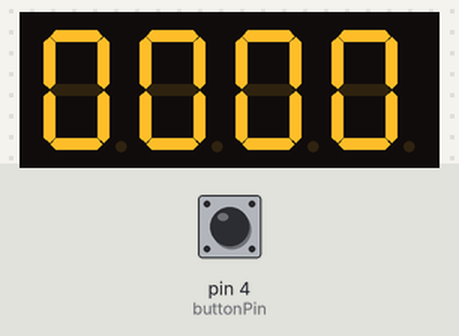
Recording of a sketch running on a simulated Arduino Uno, built with avr-gcc and run on an emulated ATmega328P. On the bench: 4-digit seven-segment display. Inputs (shaded band) come from the test bench; at power-on: pin 4 (buttonPin) HIGH. Not simulated (calls return 0 or success): arduino_secrets.h.

Above: at 1.2 s.
1.3 s: pin 4 (buttonPin) pulled LOW for 0.15 s
At 1.8 s:
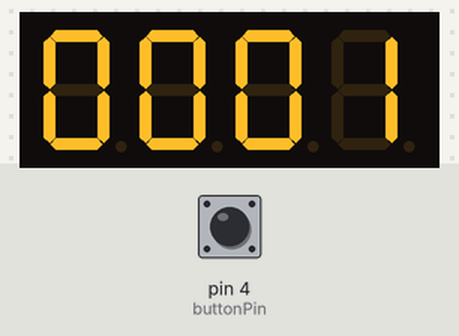
2.9 s: pin 4 (buttonPin) pulled LOW for 1 s
At 4.2 s:
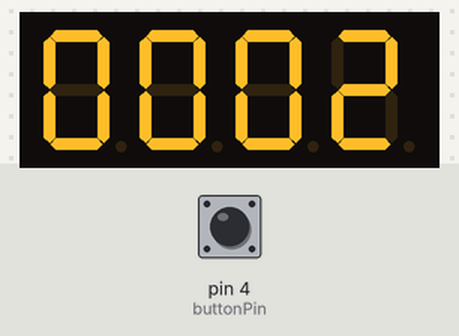
5.4 s: pin 4 (buttonPin) pulled LOW for 0.15 s
At 5.8 s:
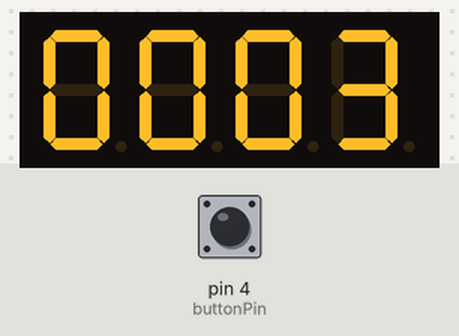
7.0 s: pin 4 (buttonPin) pulled LOW for 1 s
At 8.2 s:
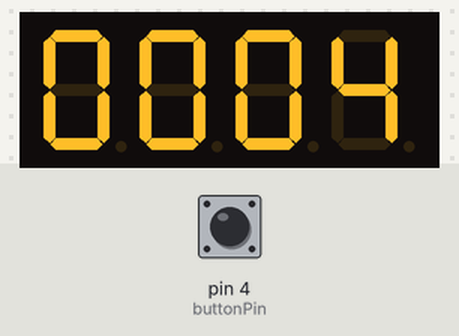
Timing chart, 0 to 10.0 s (numbered marks = the images above; inputs shaded):
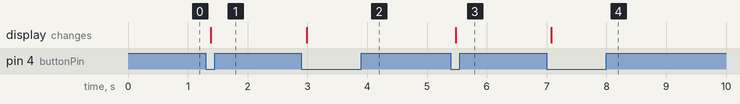

Measured:
- after the input at 1.3 s, the display: changes after 0.09 s (image 1)
- after the input at 2.9 s, the display: changes after 0.09 s (image 2)
- after the input at 5.4 s, the display: changes after 0.08 s (image 3)
- after the input at 7.0 s, the display: changes after 0.08 s (image 4)

The sketch:

Push_Button_Counter_on_7-Segment.ino
```cpp
#include "arduino_secrets.h"

#include <TM1637Display.h>

// Define connections to TM1637
#define CLK 2  // CLK pin connected to D2
#define DIO 3  // DIO pin connected to D3

TM1637Display display(CLK, DIO);

const int buttonPin = 4; // Push button connected to D4
int counter = 0;         // Initialize counter
int lastButtonState = LOW; // Variable to hold the last button state

void setup() {
  pinMode(buttonPin, INPUT_PULLUP); // Enable internal pull-up resistor for button
  display.setBrightness(0x0f);      // Set display brightness (0x0f is max brightness)
}

void loop() {
  int buttonState = digitalRead(buttonPin);

  // Check if the button is pressed and released (debounce)
  if (buttonState == LOW && lastButtonState == HIGH) {
    delay(50); // Debounce delay
    buttonState = digitalRead(buttonPin);
    if (buttonState == LOW) {
      counter++; // Increment counter
      if (counter > 9999) counter = 0; // Reset to 0 after reaching 9999
    }
  }

  lastButtonState = buttonState;

  // Display the current counter value on the 4-digit 7-segment display
  display.showNumberDec(counter, true); // Display the number with leading zeroes if necessary
}
```
